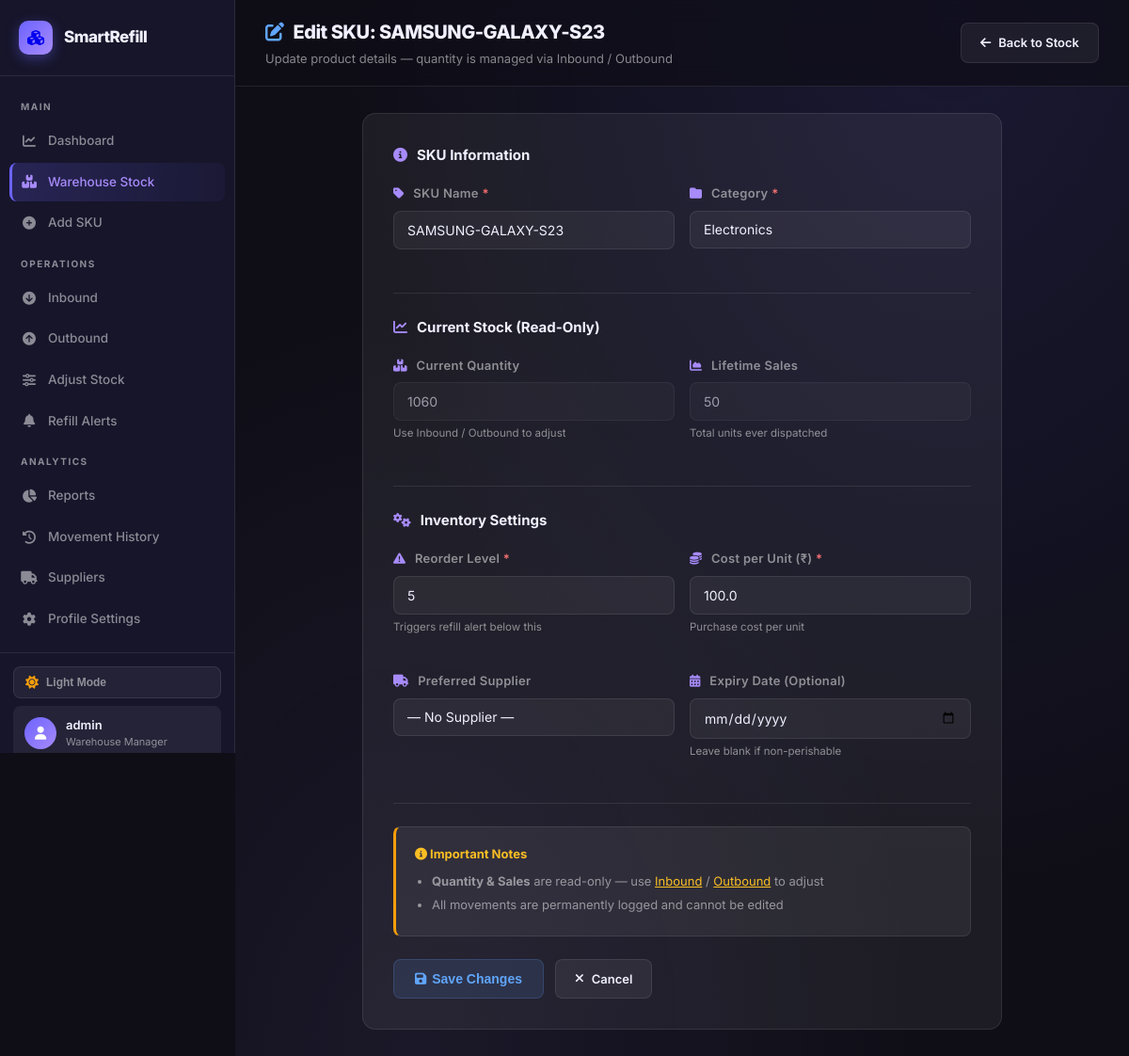
Before: /edit/SAMSUNG-GALAXY-S23 (signed in) with the older database file.
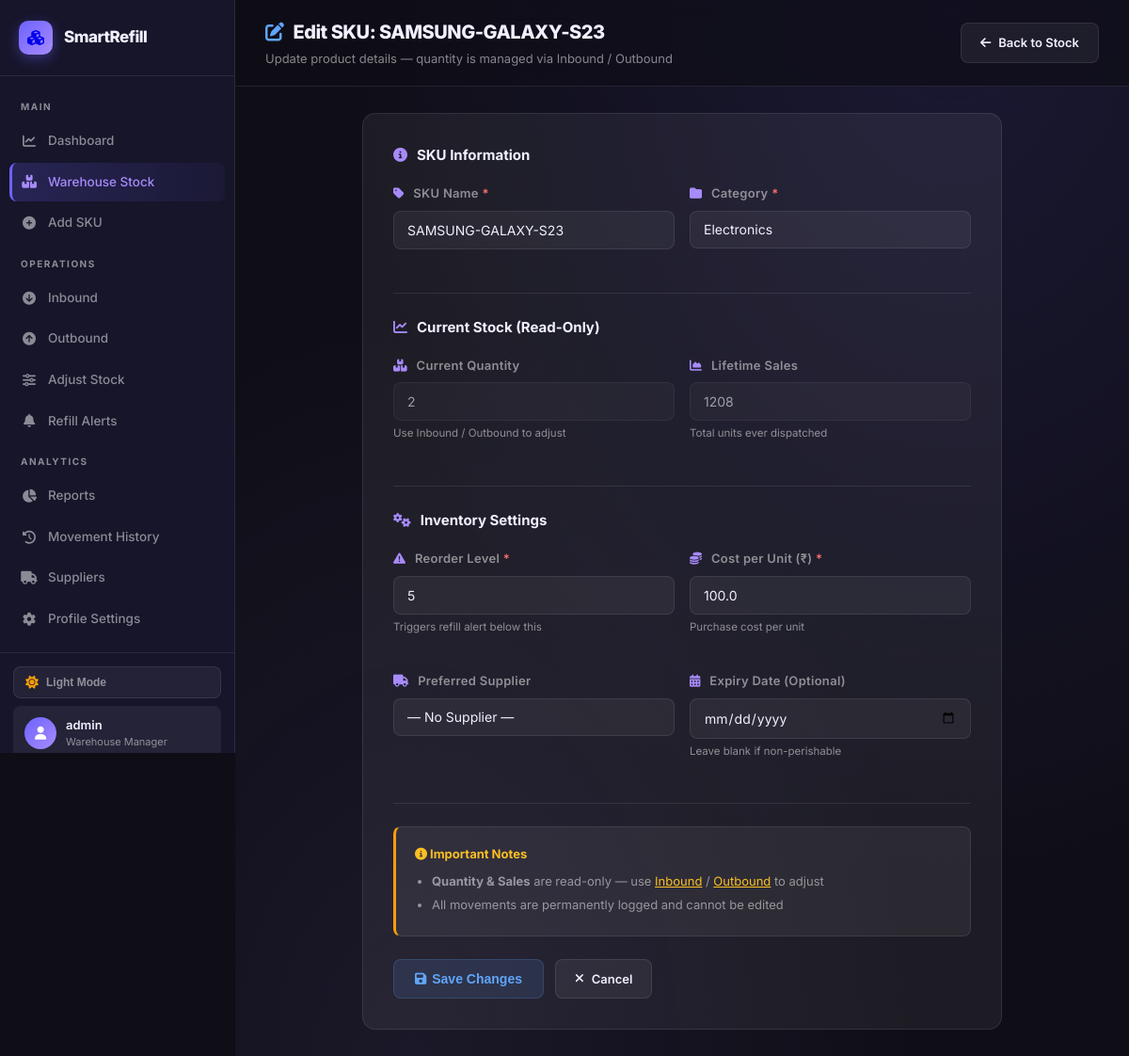
After: the same page with the newer database file.
### tables this page shows
CREATE TABLE "products" (
                    id INTEGER PRIMARY KEY AUTOINCREMENT,
                    user_id INTEGER NOT NULL DEFAULT 1,
                    name TEXT NOT NULL,
                    category TEXT NOT NULL,
                    quantity INTEGER DEFAULT 0,
                    reorder_level INTEGER DEFAULT 10,
                    sales_count INTEGER DEFAULT 0,
                    created_at TIMESTAMP DEFAULT CURRENT_TIMESTAMP, cost_per_unit REAL DEFAULT 0.0, supplier_id INTEGER REFERENCES suppliers(id), expiry_date DATE DEFAULT NULL,
                    FOREIGN KEY (user_id) REFERENCES users(id) ON DELETE CASCADE,
                    UNIQUE(user_id, name)
                );

### app.py (the view, shortened to what this page needs)
@app.route("/edit/<product_name>", methods=["GET", "POST"])
@login_required
def edit_product(product_name):
    user_id = session['user_id']
    conn = get_connection()
    cur = conn.cursor()
    cur.execute(
        "SELECT name, category, quantity, reorder_level, sales_count, cost_per_unit, supplier_id, expiry_date FROM products WHERE user_id = ? AND name = ?",
        (user_id, product_name)
    )
    product = cur.fetchone()
    cur.execute("SELECT id, name FROM suppliers WHERE user_id = ? ORDER BY name", (user_id,))
    suppliers = cur.fetchall()
    conn.close()
    if product is None:
        flash(f"SKU '{product_name}' not found!", "error")
        return redirect("/products")
    product_data = {
        "name": product[0],
        "category": product[1],
        "quantity": product[2],
        "reorder": product[3],
        "sales": product[4],
        "cost": product[5],
        "supplier_id": product[6],
        "expiry_date": product[7]
    }
    return render_template("edit_product.html", product=product_data, suppliers=suppliers)

### app.py (called while the page is built)
def login_required(f):
    @wraps(f)
    def decorated_function(*args, **kwargs):
        if 'user_id' not in session:
            flash("Please log in first!", "error")
            return redirect("/login")
        return f(*args, **kwargs)
    return decorated_function

### database.py (called while the page is built)
def get_connection():
    conn = sqlite3.connect("inventory.db")
    conn.execute("PRAGMA foreign_keys = ON")
    return conn

### templates/edit_product.html (shortened to what the changed rows need)
<!DOCTYPE html>
<html lang="en">
<head>
    <link href="https://cdnjs.cloudflare.com/ajax/libs/font-awesome/6.5.0/css/all.min.css" rel="stylesheet">
    <link rel="stylesheet" href="/static/dark-theme.css">
</head>
<body>
    <div class="main">
        <div class="topbar">
            <div class="topbar-left">
                <h1><i class="fas fa-edit" style="color:var(--blue);margin-right:10px"></i>Edit SKU: {{ product.name }}
                </h1>
                <p>Update product details — quantity is managed via Inbound / Outbound</p>
            </div>
        </div>
        <div class="page-body">
            <div style="max-width:680px;margin:0 auto">
                <div class="form-card fade-in">
                    <form method="post" onsubmit="return validateEditForm()">
                        <div style="margin-bottom:24px;padding-bottom:24px;border-bottom:1px solid var(--border)">
                            <div style="display:grid;grid-template-columns:1fr 1fr;gap:16px">
                                <div class="form-group">
                                    <label><i class="fas fa-tag"></i> SKU Name <span
                                            style="color:var(--red)">*</span></label>
                                    <input type="text" id="skuName" name="name" class="form-control"
                                        value="{{ product.name }}" required>
                                </div>
                                <div class="form-group">
                                    <label><i class="fas fa-folder"></i> Category <span
                                            style="color:var(--red)">*</span></label>
                                    <select id="category" name="category" class="form-control" required>
                                        {% set cats =
                                        ['Electronics','Hardware','Software','Accessories','Grocery','Clothing','Furniture','Books','Toys','Sports','Beauty
                                        & Personal Care','Home & Garden','Automotive','Health & Wellness','Office
                                        Supplies','Other'] %}
                                        {% for c in cats %}
                                        <option value="{{ c }}" {% if product.category==c %}selected{% endif %}>{{ c }}
                                        </option>
                                        {% endfor %}
                                    </select>
                                </div>
                            </div>
                        </div>
                        <div style="margin-bottom:24px;padding-bottom:24px;border-bottom:1px solid var(--border)">
                            <div style="display:grid;grid-template-columns:1fr 1fr;gap:16px">
                                <div class="form-group">
                                    <label><i class="fas fa-boxes"></i> Current Quantity</label>
                                    <input type="number" class="form-control" value="{{ product.quantity }}" disabled
                                        style="opacity:.6;cursor:not-allowed">
                                    <small style="color:var(--muted);font-size:11.5px;margin-top:4px;display:block">Use
                                        Inbound / Outbound to adjust</small>
                                </div>
                                <div class="form-group">
                                    <label><i class="fas fa-chart-area"></i> Lifetime Sales</label>
                                    <input type="number" class="form-control" value="{{ product.sales }}" disabled
                                        style="opacity:.6;cursor:not-allowed">
                                    <small
                                        style="color:var(--muted);font-size:11.5px;margin-top:4px;display:block">Total
                                        units ever dispatched</small>
                                </div>
                            </div>
                        </div>
                        <div style="margin-bottom:24px;padding-bottom:24px;border-bottom:1px solid var(--border)">
                            <div style="display:grid;grid-template-columns:1fr 1fr;gap:16px">
                                <div class="form-group">
                                    <label><i class="fas fa-coins"></i> Cost per Unit (₹) <span
                                            style="color:var(--red)">*</span></label>
                                    <input type="number" id="cost" name="cost" class="form-control"
                                        value="{{ product.cost }}" min="0" step="0.01" required>
                                    <small
                                        style="color:var(--muted);font-size:11.5px;margin-top:4px;display:block">Purchase
                                        cost per unit</small>
                                </div>
                            </div>
                        </div>
                    </form>
                </div>
            </div>
        </div>
    </div>
</body>
</html>

Changed rows visible on the page:
changed products "SAMSUNG-GALAXY-S23": quantity "1060" → "2"; sales (not shown) → "1208"
Other visible differences:
form field sales: "50" → (not shown)
